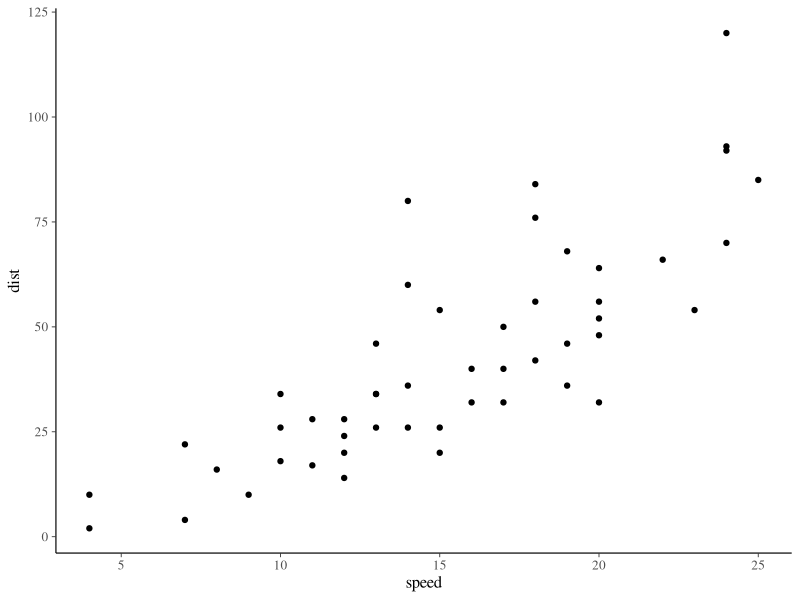
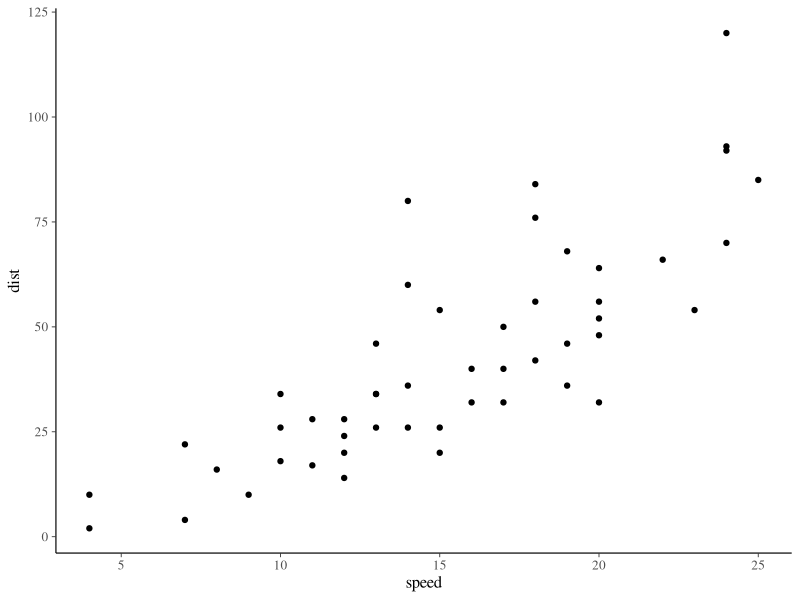
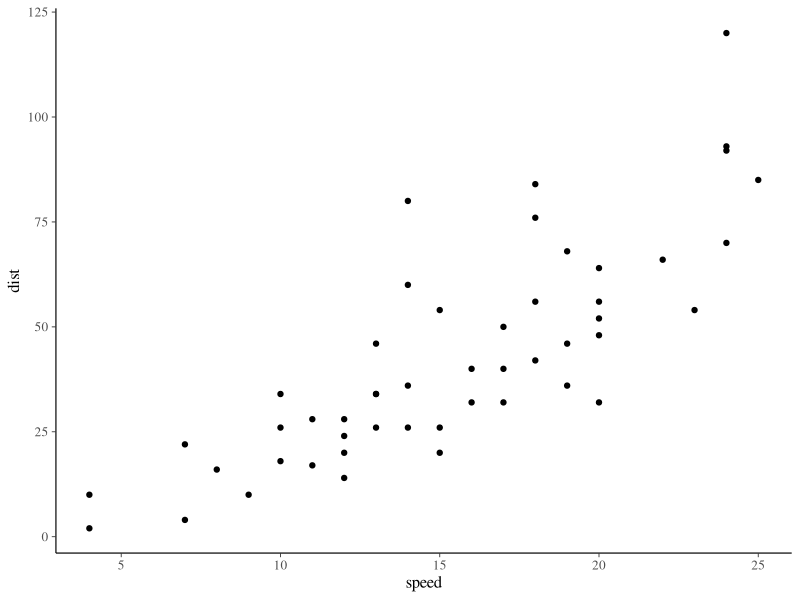
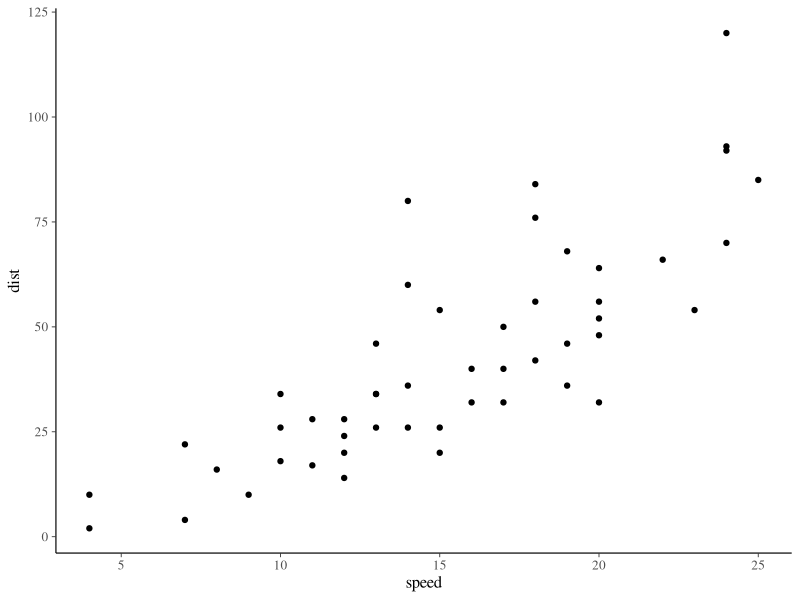

These charts were generated, in order, by the following R code:
## ---- chunk 1
library(tidyverse)
theme_set(bayesplot::theme_default())
knitr::opts_chunk$set(echo = TRUE)
## ---- chunk 2
1 + 2
## ---- chunk 3
knitr::kable(head(cars), caption = "Ceci est une table.")
## ---- chunk 4
ggplot(cars, aes(speed, dist)) + geom_point()
## ---- chunk 5
1 + 2
## ---- chunk 6
1 + 2
## ---- chunk 7
1 + 2
## ---- chunk 8
1 + 2
## ---- chunk 9
message("Bienvenu")
## ---- chunk 10
message("Bienvenu")
## ---- chunk 11
warning("Attention")
## ---- chunk 12
warning("Attention")
## ---- chunk 13
ggplot(cars, aes(speed, dist)) + geom_point()
## ---- chunk 14
ggplot(cars, aes(speed, dist)) + geom_point()
## ---- chunk 15
Sys.sleep(5)
1 + 1
## ---- chunk 16
Sys.sleep(5)
1 + 1
## ---- chunk 17
knitr::opts_chunk$set(echo = TRUE)
## ---- chunk 18
knitr::kable(head(cars), caption = "Ceci est une table.")
## ---- chunk 19
ggplot(cars, aes(speed, dist)) + geom_point()
